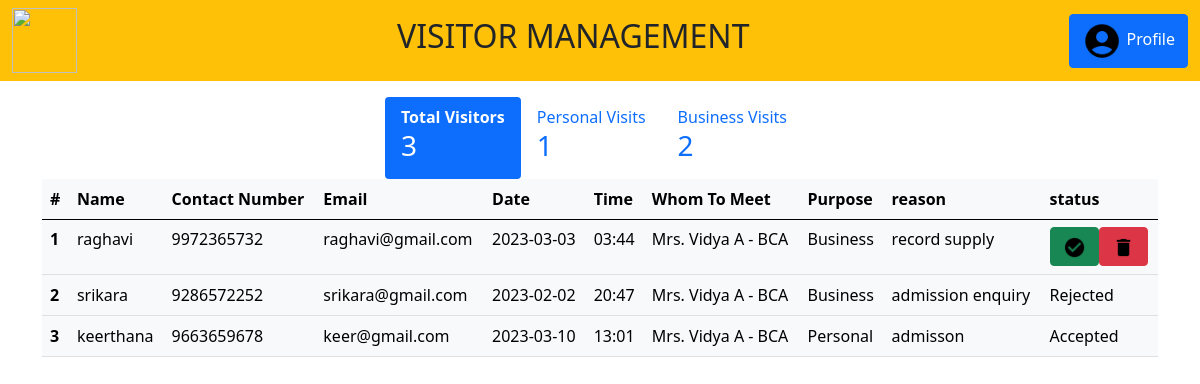
Page /Tdashboard (signed in) on the committed database.
### tables this page shows
CREATE TABLE "register1" (
	"name"	TEXT,
	"contact_number"	INTEGER,
	"email"	TEXT,
	"date"	TEXT,
	"time"	TEXT,
	"whom_to_meet"	TEXT,
	"purpose"	TEXT,
	"reason"	TEXT,
	"photo"	TEXT,
	"status"	TEXT,
	"id"	INTEGER,
	"department"	TEXT,
	PRIMARY KEY("id" AUTOINCREMENT)
);

### app.py (the view)
@app.get("/Tdashboard", response_class=HTMLResponse)
def Tdashboard(request:Request):
    isLogin = request.session.get('isLogin')
    role = request.session.get('role')
    email = request.session.get('email')
    users = db.executeQueryWithParams("select * from addteachers where email =?", [email,])[0]
    name = users['name']
    department = users['department']
    contact_number = users['contact_number']
    date_of_birth = users['date_of_birth']
    pfp = users['photo']
    if role == 2:
        department_name= name+" - "+department
        conn = sqlite3.connect("app.db")
        cursor = conn.cursor()
        cursor.execute("SELECT COUNT(*) FROM register1 where whom_to_meet =?",(department_name,))
        total_visitors = cursor.fetchone()
        cursor.execute("SELECT COUNT(*) FROM register1 where whom_to_meet =? and purpose ='Personal'",(department_name,))
        visitors_personal = cursor.fetchone()
        cursor.execute("SELECT COUNT(*) FROM register1 where whom_to_meet =? and purpose ='Business'",(department_name,))
        visitors_business = cursor.fetchone()
        cursor.execute("SELECT * FROM register1 where whom_to_meet=? order by id DESC", (department_name,))
        orders = cursor.fetchall()
        cursor.execute("SELECT * FROM register1 where whom_to_meet=? and purpose ='Personal'  order by id DESC "  , (department_name,))
        personal_visitors = cursor.fetchall()
        cursor.execute("SELECT * FROM register1 where whom_to_meet=? and purpose ='Business'  order by id DESC"  , (department_name,))
        business_visitors = cursor.fetchall()
        conn.close()
        return templates.TemplateResponse("Tdashboard.html",{"request":request, "orders": orders, "name": name, "department": department, "date_of_birth": date_of_birth, "contact_number":contact_number, "email":email, "pfp": pfp, "total_visitors":total_visitors[0], "visitors_personal": visitors_personal[0], "visitors_business":visitors_business[0], "personal_visitors": personal_visitors, "business_visitors": business_visitors})
    else:
        return "Unauthorized acess"

### templates/Tdashboard.html (shortened to what this page needs)
<!doctype html>
<html lang="en">
  <head>
    <link href="https://cdn.jsdelivr.net/npm/bootstrap@5.0.2/dist/css/bootstrap.min.css" rel="stylesheet">
  </head>
  <body>
    <nav class="navbar navbar-expand-lg navbar-light bg-warning">
        <div class="container-fluid">
          <img src="/static/images/Logo.png" width="65" height="65"><h2>VISITOR MANAGEMENT</h2>
         <form class="d-flex">
          <div class="row align-items-center">
          <div class="col">
            <button type="button" class="btn btn-primary" data-bs-toggle="modal" data-bs-target="#myModal">
              <img src="/static/images/baseline_account_circle_black_24dp.png" width="40" height="40">
              Profile
            </button>
          </div>
        </div>
         </form>
        </div>
    </nav>
    <div class="container mt-3">
      <div class="row">
        <ul class="nav nav-pills justify-content-center">
         <li class="nav-item">
           <a class="nav-link active" data-bs-toggle="tab" href="#home"><b>Total Visitors</b><br><h3>{{ total_visitors }}</h3></a>
         </li>
         <li class="nav-item">
           <a class="nav-link" data-bs-toggle="tab" href="#menu1">Personal Visits<br><h3>{{ visitors_personal }}</h3></a>
         </li>
         <li class="nav-item">
           <a class="nav-link" data-bs-toggle="tab" href="#menu2">Business Visits<br><h3>{{ visitors_business }}</h3></a>
         </li>
        </ul>
      </div>
    </div>
    <div class="tab-content">
      <div class="tab-pane container active" id="home">
        <div class="table-responsive">
          <div class="table-resposnsive">
          <table class="table table-light table-hover">
            <thead>
              <tr>
                <th scope="col">#</th>
                <th>Name</th>
                <th>Contact Number</th>
                <th>Email</th>
                <th>Date</th>
                <th>Time</th>
                <th>Whom To Meet</th>
                <th>Purpose</th>
                <th>reason</th>
                <th>status</th>
              </tr>
            </thead>
            <tbody>
              <tr>
                <tbody>
                  {% for order in orders %}
                  <tr>
                    <th scope="row">{{ loop.index }}</th>
                      <td>{{order[0]}}</td>
                      <td>{{order[1]}}</td>
                      <td>{{order[2]}}</td>
                      <td>{{order[3]}}</td>
                      <td>{{order[4]}}</td>
                      <td>{{order[5]}}</td>
                      <td>{{order[6]}}</td>
                      <td>{{order[7]}}</td>
                      {%if not order[9] %}
                      <td>
                       <div class="btn-group" role="group" aria-label="Basic mixed styles example">
                        <form action="/Tauthorize?statuses=Accepted&id={{order[10]}}" method="post">
                          <button type="submit" class="btn btn-success"><img src="/static/images/baseline_check_circle_black_24dp.png" width="23" height="23"></button>
                        </form>
                        <form action="/Tauthorize?statuses=Rejected&id={{order[10]}}" method="post">
                          <button type="submit" class="btn btn-danger"><img src="/static/images/baseline_delete_black_24dp.png" width="23" height="23"></button>
                        </form>
                       </div>
                      </td>
                        {% elif order[9] == "Accepted" %}
                      <td>
                        Accepted
                      </td>
                      {% else %}
                      <td>
                        Rejected
                      </td>
                      {% endif %}
                  </tr>
                    {% endfor %}
                </tbody>
              </tr>
            </tbody>
          </table>
        </div>
      </div>
    </div>
    </div>
  </body>
</html>

### rows in the picture
register1: name "raghavi", contact_number "9972365732", email "raghavi@gmail.com", date "2023-03-03", time "03:44", whom_to_meet "Mrs. Vidya A - BCA", purpose "Business", reason "record supply"
register1: name "srikara", contact_number "9286572252", email "srikara@gmail.com", date "2023-02-02", time "20:47", whom_to_meet "Mrs. Vidya A - BCA", purpose "Business", reason "admission enquiry", status "Rejected"
register1: name "keerthana", contact_number "9663659678", email "keer@gmail.com", date "2023-03-10", time "13:01", whom_to_meet "Mrs. Vidya A - BCA", purpose "Personal", reason "admisson", status "Accepted"

### other values in the picture
{{ total_visitors }} "3"
{{ visitors_personal }} "1"
{{ visitors_business }} "2"
